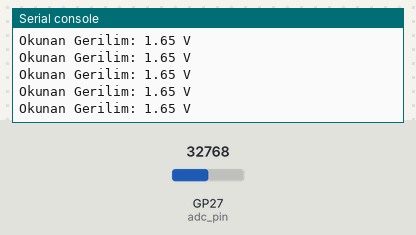
A program run on a simulated Raspberry Pi Pico running MicroPython. On the bench: the last lines printed to the serial console. The test bench sets the inputs (shaded band); at power-on: GP27 (adc_pin) = 32768 (analog values on the 0–65535 scale).

Above: at 1.2 s.
1.3 s: GP27 (adc_pin) set to 45874
At 1.31 s:
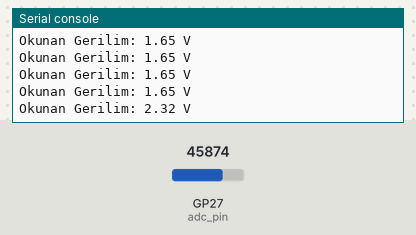
2.8 s: GP27 (adc_pin) set to 57670
At 2.81 s:
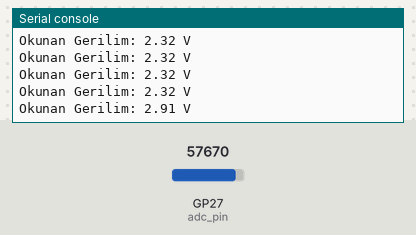
Timing chart, 0 to 5.8 s (numbered marks = the images above; inputs shaded):
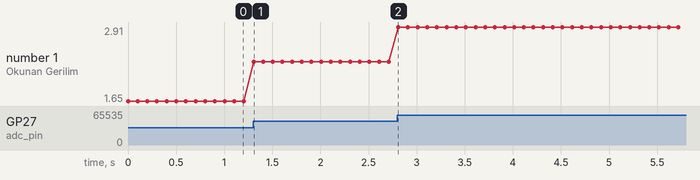

The program:

ADC_ile_Gerilim_Hesab_.py
```python
import machine
import time

# ADC pinini tanımla (GPIO26 veya GPIO27)
adc_pin = machine.Pin(27)  # Örneğin, GPIO26'yı kullanıyoruz

# ADC'yi başlat
adc = machine.ADC(adc_pin)

while True:
    # ADC'den okuma yap
    adc_value = adc.read_u16()

    # Okunan değeri gerilime çevir
    voltage = (adc_value * 3.3085) / 65535  # 12-bit çözünürlük ve 3.3V referans gerilim kullanıyoruz

    # Gerilimi yazdır
    print("Okunan Gerilim: {:.2f} V".format(voltage))

    # 0.1 saniye bekle
    time.sleep(0.1)
```

Measured:
- after the input at 1.3 s, the serial console: prints a new line at once (image 1)
- after the input at 2.8 s, the serial console: prints a new line at once (image 2)
- plotted number 1: 1.65 → 2.32 after the input at 1.3 s, 2.32 → 2.91 after the input at 2.8 s
